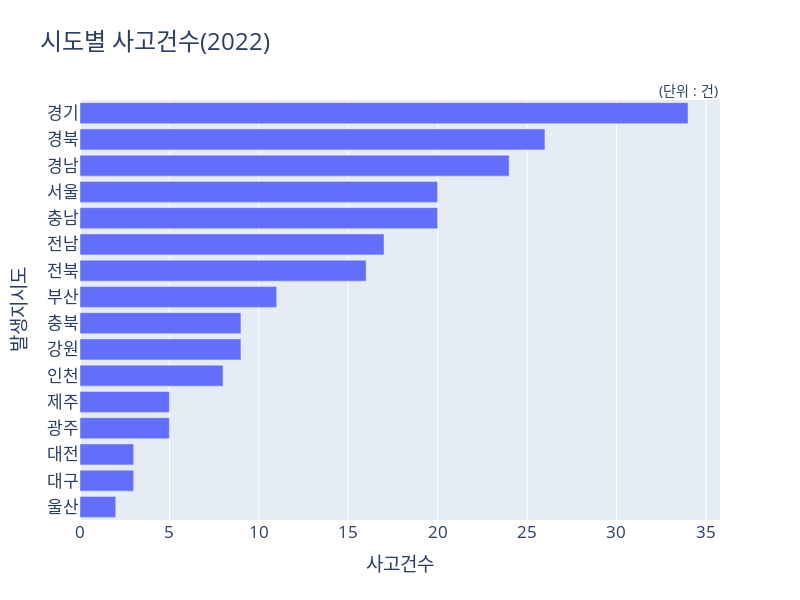

Notebook cell for this chart:
### Code cell
### 막대그래프 - 수평
f_sort = occurrences_by_state.sort_values('사고건수', ascending=True)
fig = px.bar(f_sort, x = '사고건수', y = '발생지시도', title='시도별 사고건수(2022)')
fig.update_yaxes(title_font=dict(size=19), tickfont=dict(size=17))
fig.update_xaxes(title_font=dict(size=19), tickfont=dict(size=17))
fig.update_layout(title_font=dict(size=24))
fig.update_layout(height=600, width=800)  # 그래프 크기 조정
# 그래프 우측 상단에 주석 추가
fig.add_annotation(text="(단위 : 건)",
                   xref="paper", yref="paper",
                   x=1, y=1.05,  # 조정하여 위치 조절 가능
                   showarrow=False,
                   font=dict(size=14))
fig.show()

### Figure 1 — Plotly figure (JSON) as saved in the notebook; plotly's stock layout.template omitted (floating-point values rounded to 4 significant figures)
{"data": [{"alignmentgroup": "True", "hovertemplate": "사고건수=%{x}<br>발생지시도=%{y}<extra></extra>", "legendgroup": "", "marker": {"color": "#636efa", "pattern": {"shape": ""}}, "name": "", "offsetgroup": "", "orientation": "h", "showlegend": false, "textposition": "auto", "type": "bar", "x": [2, 3, 3, 5, 5, 8, 9, 9, 11, 16, 17, 20, 20, 24, 26, 34], "xaxis": "x", "y": ["울산", "대구", "대전", "광주", "제주", "인천", "강원", "충북", "부산", "전북", "전남", "충남", "서울", "경남", "경북", "경기"], "yaxis": "y"}], "layout": {"annotations": [{"font": {"size": 14}, "showarrow": false, "text": "(단위 : 건)", "x": 1, "xref": "paper", "y": 1.05, "yref": "paper"}], "barmode": "relative", "height": 600, "legend": {"tracegroupgap": 0}, "title": {"font": {"size": 24}, "text": "시도별 사고건수(2022)"}, "width": 800, "xaxis": {"anchor": "y", "domain": [0, 1], "tickfont": {"size": 17}, "title": {"font": {"size": 19}, "text": "사고건수"}}, "yaxis": {"anchor": "x", "domain": [0, 1], "tickfont": {"size": 17}, "title": {"font": {"size": 19}, "text": "발생지시도"}}}}
